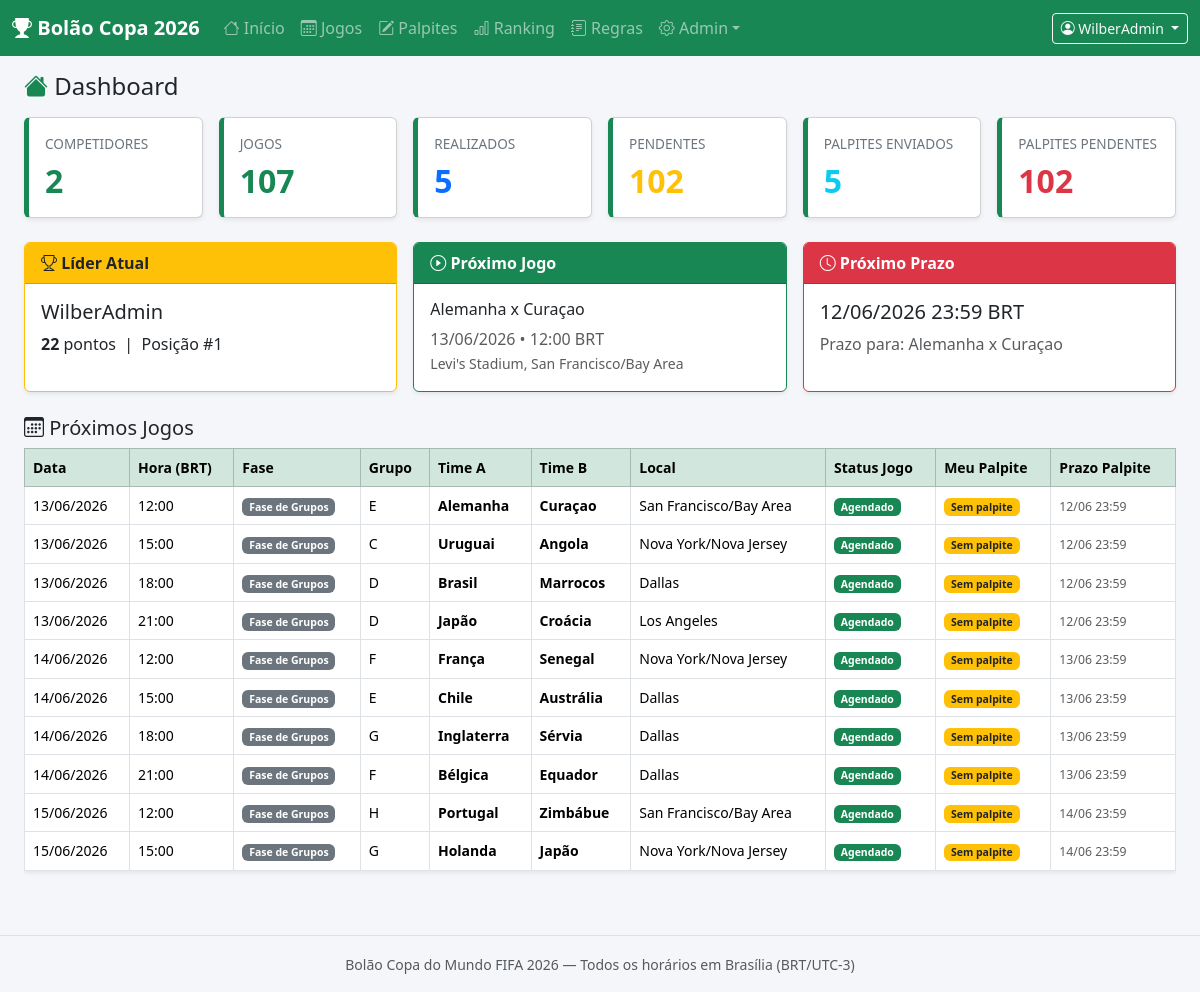
The page / (signed in) on the database its author committed.
### models.py (models this page shows, shortened)
class User(db.Model):
    __tablename__ = "users"
    id = db.Column(db.Integer, primary_key=True)
    nome = db.Column(db.String(100), nullable=False)
    email = db.Column(db.String(100), nullable=False, unique=True)
    apelido = db.Column(db.String(50))
    senha_hash = db.Column(db.String(255), nullable=False)
    grupo_id = db.Column(db.Integer, db.ForeignKey("grupos.id"))
    eh_admin = db.Column(db.Boolean, default=False)
    ativo = db.Column(db.Boolean, default=True)
    created_at = db.Column(db.DateTime, default=datetime.utcnow)
    updated_at = db.Column(db.DateTime, default=datetime.utcnow, onupdate=datetime.utcnow)

class Competidor(db.Model):
    __tablename__ = "competidores"
    id = db.Column(db.Integer, primary_key=True)
    nome = db.Column(db.String(100), nullable=False)
    apelido = db.Column(db.String(50), nullable=False, unique=True)
    email = db.Column(db.String(100))
    telefone = db.Column(db.String(30))
    user_id = db.Column(db.Integer, db.ForeignKey("users.id"))
    data_entrada = db.Column(db.Date, default=datetime.utcnow)
    ativo = db.Column(db.Boolean, default=True)
    observacoes = db.Column(db.Text)
    created_at = db.Column(db.DateTime, default=datetime.utcnow)
    updated_at = db.Column(db.DateTime, default=datetime.utcnow, onupdate=datetime.utcnow)
    user = db.relationship("User", backref=db.backref("competidor_profile", uselist=False))
    palpites = db.relationship("Palpite", backref="competidor", lazy=True)
    pontuacoes = db.relationship("Pontuacao", backref="competidor", lazy=True)

class Jogo(db.Model):
    __tablename__ = "jogos"
    id = db.Column(db.Integer, primary_key=True)
    numero_partida = db.Column(db.Integer)
    fase = db.Column(db.String(50), nullable=False)
    grupo = db.Column(db.String(10))
    rodada = db.Column(db.Integer)
    data_jogo = db.Column(db.Date, nullable=False)
    hora_et = db.Column(db.String(10))
    timezone_original = db.Column(db.String(50), default="America/New_York")
    hora_brasilia = db.Column(db.String(10))
    timezone_exibicao = db.Column(db.String(50), default="America/Sao_Paulo")
    time_a = db.Column(db.String(60))
    time_b = db.Column(db.String(60))
    sigla_time_a = db.Column(db.String(5))
    sigla_time_b = db.Column(db.String(5))
    estadio = db.Column(db.String(100))
    cidade = db.Column(db.String(60))
    pais = db.Column(db.String(60))
    mata_mata = db.Column(db.Boolean, default=False)
    prazo_palpite = db.Column(db.DateTime)
    status = db.Column(db.String(30), default="Agendado")
    created_at = db.Column(db.DateTime, default=datetime.utcnow)
    updated_at = db.Column(db.DateTime, default=datetime.utcnow, onupdate=datetime.utcnow)
    palpites = db.relationship("Palpite", backref="jogo", lazy=True)
    resultado = db.relationship("Resultado", backref="jogo", uselist=False, lazy=True)
    pontuacoes = db.relationship("Pontuacao", backref="jogo", lazy=True)

### app.py (the view)
@app.route("/")
@login_required
def dashboard():
    if not g.user:
        return redirect(url_for("login"))
    competidor = ensure_competidor_profile(g.user)
    total_competidores = Competidor.query.count()
    total_jogos = Jogo.query.count()
    jogos_realizados = Jogo.query.filter(Jogo.status.in_(["Encerrado", "Resultado Lançado", "Pontuado"])).count()
    jogos_pendentes = total_jogos - jogos_realizados
    palpites_enviados = Palpite.query.filter_by(competidor_id=competidor.id, valido=True).count()
    hoje = date.today()
    proximos = (Jogo.query
                .filter(Jogo.data_jogo >= hoje)
                .filter(Jogo.status.in_(["Agendado", "Aberto para palpites"]))
                .order_by(Jogo.data_jogo, Jogo.hora_et)
                .limit(10).all())
    proximo_jogo = proximos[0] if proximos else None
    proximo_prazo = None
    if proximo_jogo:
        proximo_prazo = proximo_jogo.prazo_palpite
    ranking = get_ranking(db, Competidor, Pontuacao, Palpite, Jogo)
    lider = ranking[0] if ranking else None
    jogos_abertos = [j.id for j in Jogo.query.all() if prazo_aberto(j)]
    palpites_existentes = {p.jogo_id for p in
                           Palpite.query.filter_by(competidor_id=competidor.id, valido=True).all()}
    palpites_pendentes = len(set(jogos_abertos) - palpites_existentes)
    palpites_map = {}
    for p in Palpite.query.filter_by(competidor_id=competidor.id, valido=True).all():
        palpites_map[p.jogo_id] = p
    proximos_com_status = []
    for j in proximos:
        p = palpites_map.get(j.id)
        proximos_com_status.append({
            "jogo": j,
            "status_palpite": status_palpite_para_jogo(j, p),
            "prazo_aberto": prazo_aberto(j),
            "palpite": p,
        })
    return render_template("dashboard.html",
                           competidor_logado=competidor,
                           total_competidores=total_competidores,
                           total_jogos=total_jogos,
                           jogos_realizados=jogos_realizados,
                           jogos_pendentes=jogos_pendentes,
                           palpites_enviados=palpites_enviados,
                           palpites_pendentes=palpites_pendentes,
                           lider=lider,
                           proximo_jogo=proximo_jogo,
                           proximo_prazo=proximo_prazo,
                           proximos_com_status=proximos_com_status)

### templates/dashboard.html (shortened to what this page needs)
{% extends "base.html" %}
{% block content %}
<h4 class="mb-3"><i class="bi bi-house-fill text-success"></i> Dashboard</h4>
<div class="row g-3 mb-4">
  <div class="col-6 col-md-3 col-lg-2">
    <div class="card card-stat shadow-sm h-100">
      <div class="card-body">
        <div class="card-title">Competidores</div>
        <div class="display-6 text-success">{{ total_competidores }}</div>
      </div>
    </div>
  </div>
  <div class="col-6 col-md-3 col-lg-2">
    <div class="card card-stat shadow-sm h-100">
      <div class="card-body">
        <div class="card-title">Jogos</div>
        <div class="display-6 text-success">{{ total_jogos }}</div>
      </div>
    </div>
  </div>
  <div class="col-6 col-md-3 col-lg-2">
    <div class="card card-stat shadow-sm h-100">
      <div class="card-body">
        <div class="card-title">Realizados</div>
        <div class="display-6 text-primary">{{ jogos_realizados }}</div>
      </div>
    </div>
  </div>
  <div class="col-6 col-md-3 col-lg-2">
    <div class="card card-stat shadow-sm h-100">
      <div class="card-body">
        <div class="card-title">Pendentes</div>
        <div class="display-6 text-warning">{{ jogos_pendentes }}</div>
      </div>
    </div>
  </div>
  <div class="col-6 col-md-3 col-lg-2">
    <div class="card card-stat shadow-sm h-100">
      <div class="card-body">
        <div class="card-title">Palpites Enviados</div>
        <div class="display-6 text-info">{{ palpites_enviados }}</div>
      </div>
    </div>
  </div>
  <div class="col-6 col-md-3 col-lg-2">
    <div class="card card-stat shadow-sm h-100">
      <div class="card-body">
        <div class="card-title">Palpites Pendentes</div>
        <div class="display-6 text-danger">{{ palpites_pendentes }}</div>
      </div>
    </div>
  </div>
</div>
<div class="row g-3 mb-4">
  <div class="col-md-4">
    <div class="card shadow-sm border-warning h-100">
      <div class="card-header bg-warning text-dark fw-bold"><i class="bi bi-trophy"></i> Líder Atual</div>
      <div class="card-body">
        {% if lider %}
          <h5 class="card-title">{{ lider.competidor.apelido }}</h5>
          <p class="card-text mb-0"><strong>{{ lider.pontos }}</strong> pontos &nbsp;|&nbsp; Posição #1</p>
        {% else %}
          <p class="text-muted">Nenhum resultado lançado ainda.</p>
        {% endif %}
      </div>
    </div>
  </div>
  <div class="col-md-4">
    <div class="card shadow-sm border-success h-100">
      <div class="card-header bg-success text-white fw-bold"><i class="bi bi-play-circle"></i> Próximo Jogo</div>
      <div class="card-body">
        {% if proximo_jogo %}
          <h6>{{ proximo_jogo.time_a }} x {{ proximo_jogo.time_b }}</h6>
          <p class="mb-0 text-muted">{{ proximo_jogo.data_jogo.strftime('%d/%m/%Y') }} &bull; {{ proximo_jogo.hora_brasilia }} BRT</p>
          <small class="text-muted">{{ proximo_jogo.estadio }}, {{ proximo_jogo.cidade }}</small>
        {% else %}
          <p class="text-muted">Nenhum jogo agendado.</p>
        {% endif %}
      </div>
    </div>
  </div>
  <div class="col-md-4">
    <div class="card shadow-sm border-danger h-100">
      <div class="card-header bg-danger text-white fw-bold"><i class="bi bi-clock"></i> Próximo Prazo</div>
      <div class="card-body">
        {% if proximo_prazo %}
          {% if proximo_prazo.tzinfo %}
            <h5>{{ proximo_prazo.strftime('%d/%m/%Y %H:%M') }} BRT</h5>
          {% else %}
            <h5>{{ proximo_prazo.strftime('%d/%m/%Y %H:%M') }} BRT</h5>
          {% endif %}
          <p class="mb-0 text-muted">Prazo para: {{ proximo_jogo.time_a }} x {{ proximo_jogo.time_b }}</p>
        {% else %}
          <p class="text-muted">Sem prazo iminente.</p>
        {% endif %}
      </div>
    </div>
  </div>
</div>
<h5 class="mb-2"><i class="bi bi-calendar3"></i> Próximos Jogos</h5>
<div class="table-responsive">
  <table class="table table-jogos table-hover table-bordered bg-white shadow-sm">
    <thead class="table-success">
      <tr>
        <th>Data</th>
        <th>Hora (BRT)</th>
        <th>Fase</th>
        <th>Grupo</th>
        <th>Time A</th>
        <th>Time B</th>
        <th>Local</th>
        <th>Status Jogo</th>
        {% if competidor_logado %}<th>Meu Palpite</th>{% endif %}
        <th>Prazo Palpite</th>
      </tr>
    </thead>
    <tbody>
      {% for item in proximos_com_status %}
      {% set j = item.jogo %}
      <tr class="{% if not item.palpite and item.prazo_aberto %}row-sem-palpite{% endif %}">
        <td>{{ j.data_jogo.strftime('%d/%m/%Y') }}</td>
        <td>{{ j.hora_brasilia }}</td>
        <td><span class="badge bg-secondary">{{ j.fase }}</span></td>
        <td>{{ j.grupo or '-' }}</td>
        <td><strong>{{ j.time_a }}</strong></td>
        <td><strong>{{ j.time_b }}</strong></td>
        <td>{{ j.cidade }}</td>
        <td>
          {% set st = j.status %}
          {% if st == 'Pontuado' %}<span class="badge badge-pontuado">Pontuado</span>
          {% elif st == 'Resultado Lançado' %}<span class="badge badge-resultado">Resultado</span>
          {% elif st == 'Em andamento' %}<span class="badge badge-andamento">Em andamento</span>
          {% elif st == 'Bloqueado para palpites' %}<span class="badge badge-bloqueado">Bloqueado</span>
          {% else %}<span class="badge bg-success">Agendado</span>
          {% endif %}
        </td>
        {% if competidor_logado %}
        <td>
          {% if item.palpite %}
            <span class="badge badge-enviado">{{ item.palpite.palpite_gols_a }} x {{ item.palpite.palpite_gols_b }}</span>
          {% elif item.prazo_aberto %}
            <a href="{{ url_for('palpites') }}" class="badge badge-sem-palpite text-decoration-none">Sem palpite</a>
          {% else %}
            <span class="badge badge-bloqueado">Bloqueado</span>
          {% endif %}
        </td>
        {% endif %}
        <td>
          {% if j.prazo_palpite %}
            <small class="text-muted">
              {% if j.prazo_palpite.tzinfo %}
                {{ j.prazo_palpite.strftime('%d/%m %H:%M') }}
              {% else %}
                {{ j.prazo_palpite.strftime('%d/%m %H:%M') }}
              {% endif %}
            </small>
          {% endif %}
        </td>
      </tr>
      {% else %}
      <tr><td colspan="10" class="text-center text-muted">Nenhum jogo próximo encontrado.</td></tr>
      {% endfor %}
    </tbody>
  </table>
</div>
{% endblock %}

### templates/base.html (shortened to what this page needs)
<!DOCTYPE html>
<html lang="pt-BR">
<head>
  <link rel="stylesheet" href="https://cdn.jsdelivr.net/npm/bootstrap@5.3.2/dist/css/bootstrap.min.css">
  <link rel="stylesheet" href="https://cdn.jsdelivr.net/npm/bootstrap-icons@1.11.3/font/bootstrap-icons.css">
  <link rel="stylesheet" href="{{ url_for('static', filename='css/style.css') }}">
</head>
<body>
<nav class="navbar navbar-expand-lg navbar-dark bg-success">
  <div class="container-fluid">
    <a class="navbar-brand fw-bold" href="{% if user %}{{ url_for('dashboard') }}{% else %}{{ url_for('login') }}{% endif %}">
      <i class="bi bi-trophy-fill"></i> Bolão Copa 2026
    </a>
    <div class="collapse navbar-collapse" id="navMenu">
      <ul class="navbar-nav me-auto">
        {% if user %}
        <li class="nav-item"><a class="nav-link" href="{{ url_for('dashboard') }}"><i class="bi bi-house"></i> Início</a></li>
        <li class="nav-item"><a class="nav-link" href="{{ url_for('listar_jogos') }}"><i class="bi bi-calendar3"></i> Jogos</a></li>
        <li class="nav-item"><a class="nav-link" href="{{ url_for('palpites') }}"><i class="bi bi-pencil-square"></i> Palpites</a></li>
        <li class="nav-item"><a class="nav-link" href="{{ url_for('ranking_geral') }}"><i class="bi bi-bar-chart"></i> Ranking</a></li>
         <li class="nav-item"><a class="nav-link" href="{{ url_for('regras') }}"><i class="bi bi-journal-text"></i> Regras</a></li>
        {% if user.eh_admin %}
          <li class="nav-item dropdown">
            <a class="nav-link dropdown-toggle" href="#" data-bs-toggle="dropdown"><i class="bi bi-gear"></i> Admin</a>
          </li>
        {% endif %}
        {% endif %}
      </ul>
      <div class="d-flex align-items-center gap-2">
        {% if user %}
          <div class="dropdown">
            <button class="btn btn-outline-light btn-sm dropdown-toggle" data-bs-toggle="dropdown">
              <i class="bi bi-person-circle"></i> {{ user.apelido or user.nome }}
            </button>
          </div>
        {% else %}
          <a href="{{ url_for('login') }}" class="btn btn-outline-light btn-sm">Login</a>
          <a href="{{ url_for('registro') }}" class="btn btn-light btn-sm">Cadastro</a>
        {% endif %}
      </div>
    </div>
  </div>
</nav>
<div class="container-fluid mt-3 px-4">
  {% block content %}{% endblock %}
</div>
<footer class="text-center text-muted py-3 mt-5 border-top">
  <small>Bolão Copa do Mundo FIFA 2026 &mdash; Todos os horários em Brasília (BRT/UTC-3)</small>
</footer>
</body>
</html>

### rows shown on the page
User: apelido "WilberAdmin"
Competidor: competidor.apelido "WilberAdmin"
Jogo: time_a "Alemanha", time_b "Curaçao", data_jogo "13/06/2026", hora_brasilia "12:00", estadio "Levi's Stadium", cidade "San Francisco/Bay Area", strftime "12/06/2026 23:59", data_jogo "13/06/2026", hora_brasilia "12:00", fase "Fase de Grupos", grupo "E", time_a "Alemanha", time_b "Curaçao", cidade "San Francisco/Bay Area", prazo_palpite "12/06 23:59"
Jogo: data_jogo "13/06/2026", hora_brasilia "15:00", fase "Fase de Grupos", grupo "C", time_a "Uruguai", time_b "Angola", cidade "Nova York/Nova Jersey", prazo_palpite "12/06 23:59"
Jogo: data_jogo "13/06/2026", hora_brasilia "18:00", fase "Fase de Grupos", grupo "D", time_a "Brasil", time_b "Marrocos", cidade "Dallas", prazo_palpite "12/06 23:59"
Jogo: data_jogo "13/06/2026", hora_brasilia "21:00", fase "Fase de Grupos", grupo "D", time_a "Japão", time_b "Croácia", cidade "Los Angeles", prazo_palpite "12/06 23:59"
Jogo: data_jogo "14/06/2026", hora_brasilia "12:00", fase "Fase de Grupos", grupo "F", time_a "França", time_b "Senegal", cidade "Nova York/Nova Jersey", prazo_palpite "13/06 23:59"
Jogo: data_jogo "14/06/2026", hora_brasilia "15:00", fase "Fase de Grupos", grupo "E", time_a "Chile", time_b "Austrália", cidade "Dallas", prazo_palpite "13/06 23:59"
Jogo: data_jogo "14/06/2026", hora_brasilia "18:00", fase "Fase de Grupos", grupo "G", time_a "Inglaterra", time_b "Sérvia", cidade "Dallas", prazo_palpite "13/06 23:59"
Jogo: data_jogo "14/06/2026", hora_brasilia "21:00", fase "Fase de Grupos", grupo "F", time_a "Bélgica", time_b "Equador", cidade "Dallas", prazo_palpite "13/06 23:59"
Jogo: data_jogo "15/06/2026", hora_brasilia "12:00", fase "Fase de Grupos", grupo "H", time_a "Portugal", time_b "Zimbábue", cidade "San Francisco/Bay Area", prazo_palpite "14/06 23:59"
Jogo: data_jogo "15/06/2026", hora_brasilia "15:00", fase "Fase de Grupos", grupo "G", time_a "Holanda", time_b "Japão", cidade "Nova York/Nova Jersey", prazo_palpite "14/06 23:59"

### other values the page prints
{{ total_competidores }} "2"
{{ total_jogos }} "107"
{{ jogos_realizados }} "5"
{{ jogos_pendentes }} "102"
{{ palpites_enviados }} "5"
{{ palpites_pendentes }} "102"
{{ lider.pontos }} "22"
